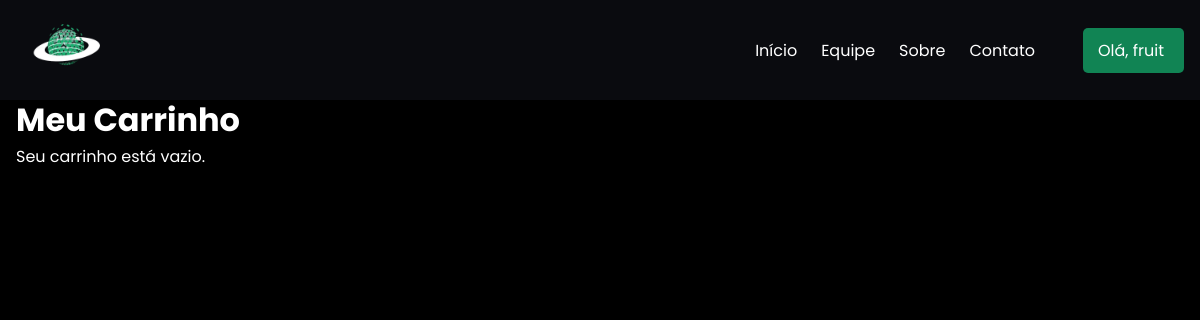
Page /src/pages/carrinho.php (signed in) on the earlier database version.
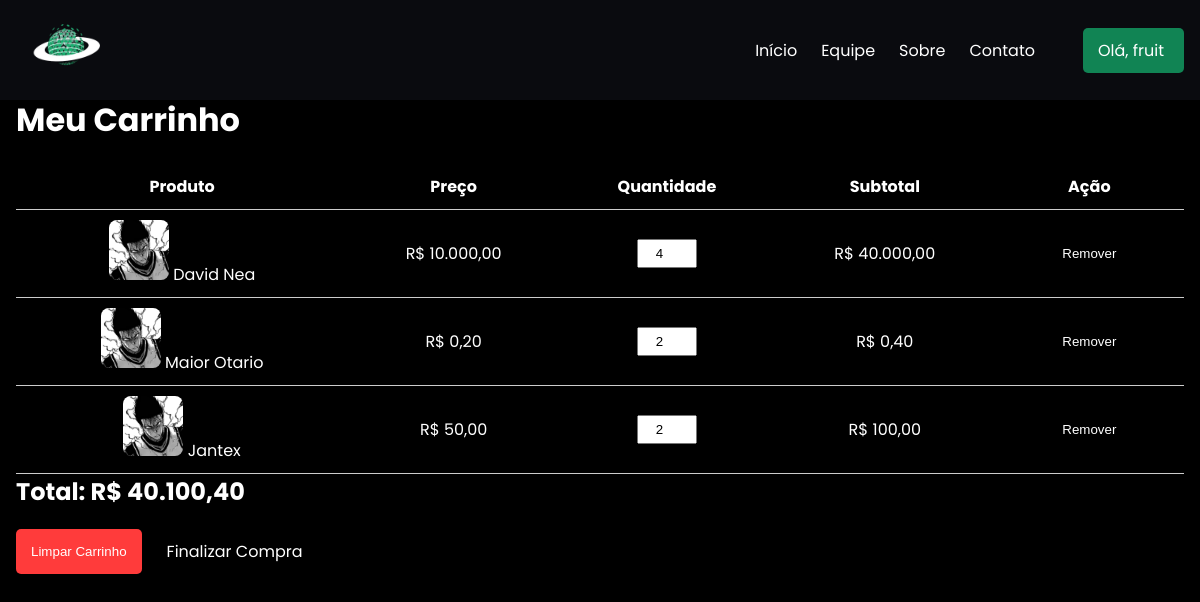
Same page on the later database version.
### tables this page shows
CREATE TABLE `carrinho` (
  `id` int(11) NOT NULL,
  `usuario_id` int(11) NOT NULL,
  `produto_id` int(11) NOT NULL,
  `quantidade` int(11) NOT NULL DEFAULT 1,
  `criado_em` timestamp NOT NULL DEFAULT current_timestamp()
);

CREATE TABLE `produtos` (
  `id` int(11) NOT NULL,
  `nome` varchar(255) NOT NULL,
  `descricao` text DEFAULT NULL,
  `preco` decimal(10,2) NOT NULL,
  `imagem` varchar(255) DEFAULT 'default.png',
  `estoque` int(11) DEFAULT 0
);

### src/pages/carrinho.php (the view, shortened to what this page needs)
<?php
require_once '../conexao.php';
$usuario_id = $_SESSION['usuario_id'];
$sql = "SELECT c.id, p.nome, p.preco, p.imagem, c.quantidade
        FROM carrinho c
        JOIN produtos p ON c.produto_id = p.id
        WHERE c.usuario_id = ?";
$stmt = $conn->prepare($sql);
$stmt->bind_param("i", $usuario_id);
$stmt->execute();
$result = $stmt->get_result();
$total = 0;
?>
<!DOCTYPE html>
<html lang="pt-BR">
<head>
    <link rel="stylesheet" href="../css/style.css">
</head>
<body>
<nav>
    <div id="logo" class="navbar-animate">
        <img src="../images/ims-removebg-preview.png" alt="Logo da empresa" id="img-logo" />
    </div>
    <ul id="menu" class="navbar-animate">
        <li><a href="../../index.php">Início</a></li>
        <li><a href="../Equipe.php">Equipe</a></li>
        <li><a href="../Sobre.php">Sobre</a></li>
        <li><a href="../contato.php">Contato</a></li>
        <?php if (isset($_SESSION['usuario_id'])): ?>
        <li class="dropdown">
            <a href="#" class="btn dropdown-toggle" id="dropdownToggle">
                Olá, <?= htmlspecialchars($_SESSION['usuario_nome']) ?> <i class="fas fa-caret-down"></i>
            </a>
        </li>
        <?php else: ?>
        <li><a href="../login.php" id="login" class="btn">Já tem uma conta?</a></li>
        <?php endif; ?>
    </ul>
</nav>
<div class="section-container fade-in">
    <h1>Meu Carrinho</h1>
    <?php if ($result->num_rows > 0): ?>
        <table class="carrinho-table">
            <tr>
                <th>Produto</th>
                <th>Preço</th>
                <th>Quantidade</th>
                <th>Subtotal</th>
                <th>Ação</th>
            </tr>
            <?php while ($item = $result->fetch_assoc()):
                $subtotal = $item['preco'] * $item['quantidade'];
                $total += $subtotal;
            ?>
            <tr data-id="<?= $item['id'] ?>">
                <td>
                    <img src="<?= $item['imagem'] ?>" alt="<?= $item['nome'] ?>" width="60">
                    <?= $item['nome'] ?>
                </td>
                <td>R$ <?= number_format($item['preco'], 2, ',', '.') ?></td>
                <td><input type="number" class="qtd" value="<?= $item['quantidade'] ?>" min="1"></td>
                <td class="subtotal">R$ <?= number_format($subtotal, 2, ',', '.') ?></td>
                <td><button class="remover btn">Remover</button></td>
            </tr>
            <?php endwhile; ?>
        </table>
        <h2>Total: <span id="total">R$ <?= number_format($total, 2, ',', '.') ?></span></h2>
        <div class="actions">
            <button id="limpar" class="btn btn-limpar">Limpar Carrinho</button>
            <a href="../finalizar_compra.php" class="btn">Finalizar Compra</a>
        </div>
    <?php else: ?>
        <p>Seu carrinho está vazio.</p>
    <?php endif; ?>
</div>
</body>
</html>

### src/css/style.css (style rules this page uses)
:root { --primary-color: rgb(21, 181, 112); --primary-color-dark: #000000; --secondary-color: rgba(21, 181, 112, 0.712); --secondary-color-dark: #0a0b0f; --white: #ffffffff; --text-light: #6b7280; --extra-light: #f8f7fd; --max-width: 1200px; --primary-dark: #11965f; }
.fade-in { opacity: 0; transform: translateY(20px); animation: fadeInUp 0.8s ease-out forwards; }
* { box-sizing: border-box; margin: 0; padding: 0; }
body { color: var(--white); font-family: 'Poppins', sans-serif; background-color: var(--primary-color-dark); }
img { max-width: 100%; height: auto; }
.section-container { max-width: var(--max-width); margin: auto; padding: 6rem 1rem; }
.btn { padding: 0.75rem 1.5rem; background-color: var(--primary-color-dark); color: var(--white); border: 2px solid var(--secondary-color); border-radius: 20px; transition: 0.3s ease; cursor: pointer; }
nav { background-color: var(--secondary-color-dark); display: flex; justify-content: space-between; align-items: center; top: 0; width: 100%; z-index: 9; position: fixed; padding: 0.5rem 1rem; height: 100px; }
#img-logo { width: 100px; height: 100px; }
nav ul { list-style: none; display: flex; gap: 1.5rem; align-items: center; }
nav li { display: inline-block; }
a { color: var(--white); text-decoration: none; transition: 0.3s ease; }
nav { transform: translateY(-100%); animation: slideDown 0.8s ease-out forwards; transition: all 0.3s ease; }
nav ul li { opacity: 0; transform: translateY(-10px); animation: fadeIn 0.6s ease forwards; }
nav ul li:nth-child(1) { animation-delay: 0.3s; }
nav ul li:nth-child(2) { animation-delay: 0.4s; }
nav ul li:nth-child(3) { animation-delay: 0.5s; }
nav ul li:nth-child(4) { animation-delay: 0.6s; }
.dropdown-toggle { cursor: pointer; display: flex; align-items: center; gap: 5px; height: 100%; background-color: var(--secondary-color); color: #fff; border-radius: 20px; padding: 0.5rem 1rem; transition: background 0.3s ease; }
.carrinho-table { width: 100%; border-collapse: collapse; margin-top: 2rem; }
.carrinho-table th, .carrinho-table td { border-bottom: 1px solid #333; padding: 1rem; text-align: center; }
.carrinho-table img { border-radius: 8px; }
.carrinho-table input[type="number"] { width: 60px; padding: 0.3rem; text-align: center; }

### src/pages/carrinho.php (style rules this page uses)
.carrinho-table { width: 100%; border-collapse: collapse; margin-top: 20px; }
.carrinho-table th, .carrinho-table td { padding: 10px; border-bottom: 1px solid #ccc; text-align: center; }
.actions { margin-top: 20px; display: flex; gap: 10px; }
.btn { padding: 10px 15px; border: none; border-radius: 5px; cursor: pointer; }
.btn-limpar { background: #ff3b3b; color: #fff; }

Differences in the rows shown:
added carrinho: produto.imagem (picture), produto.nome "David Nea", produto.preco "10.000,00", quantidade "4", subtotal "40.000,00"
added carrinho: produto.imagem (picture), produto.nome "Maior Otario", produto.preco "0,20", quantidade "2", subtotal "0,40"
added carrinho: produto.imagem (picture), produto.nome "Jantex", produto.preco "50,00", quantidade "2", subtotal "100,00"
Other differences:
$total: (not shown) → "40.100,40"
text no longer shown: "Seu carrinho está vazio."
text now shown: "Produto Preço Quantidade Subtotal Ação Total: R$ Limpar Carrinho Finalizar Compra"
